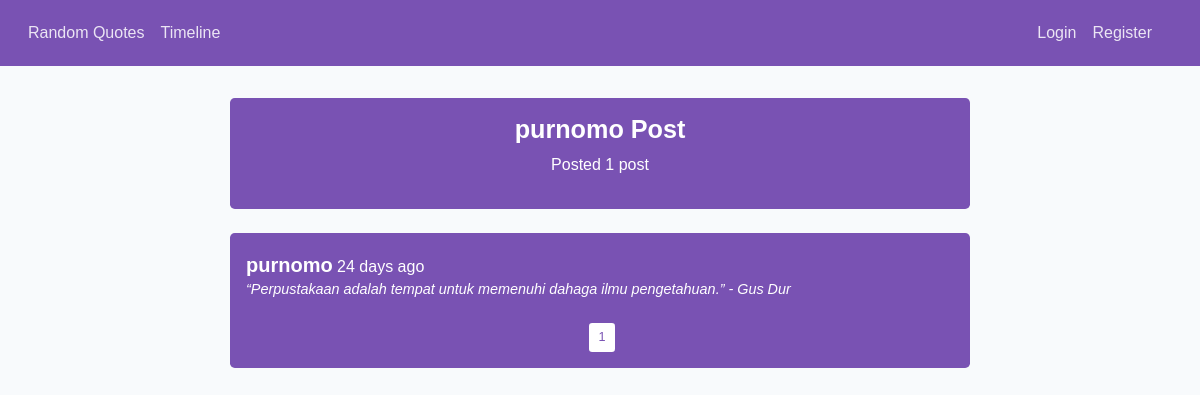
The page /post/purnomo on the database its author committed.
### flask/quotes/models.py (models this page shows, shortened)
class Post(db.Model):
    id = db.Column(db.Integer, primary_key=True)
    quotes = db.Column(db.String(255), nullable=False)
    writer = db.Column(db.String(20), nullable=False)
    date_posted = db.Column(db.DateTime, nullable=False,
            default=datetime.utcnow)
    user_id = db.Column(db.Integer, db.ForeignKey('user.id'), nullable=False)

class User(db.Model, UserMixin):
    id = db.Column(db.Integer, primary_key=True)
    username = db.Column(db.String(20), unique=True, nullable=False)
    email = db.Column(db.String(120), unique=True, nullable=False)
    password = db.Column(db.String(60), nullable=False)
    posts = db.relationship('Post', backref='author', lazy=True)

### flask/quotes/routes.py (the view)
@app.route('/post/<username>')
def post_user(username):
    data = {'title': f'{username} Post'}
    id = User.query.filter_by(username=username).first_or_404().id
    data['page'] = request.args.get('page', 1, type=int)
    data['posts'] = Post.query.order_by(Post.date_posted.desc()).\
            filter_by(user_id=id).paginate(page=data['page'], per_page=5)
    data['legend'] = data['title']
    return render_template('user_post.html', data=data)

### flask/quotes/templates/user_post.html (shortened to what this page needs)
{% extends "layout.html" %}
{% block content %}
<div class="container mt-2">
  <div class="col-md-8 p-3 foo mx-auto rounded-lg text-white">
    <h3 class="text-center font-weight-bold">{{ data['legend'] }}</h3>
    {% if data['posts'].items|length > 1 %}
    <p class="text-center">Posted {{ data['posts'].items|length }} posts</p>
    {% else %}
    <p class="text-center">Posted {{ data['posts'].items|length }} post</p>
    {% endif %}
  </div>
</div>
<div class="container mt-4">
  <div class="col-md-8 p-3 foo mx-auto rounded-lg text-white">
    {% if data['posts'].items %}
      {% for post in data['posts'].items %}
        <div class="mb-2">
          <a href="{{ url_for('post_user', username=post.author.username) }}" class="foofoo font-weight-bold d-inline text-white">{{ post.author.username }}</a>
          {{ moment(post.date_posted).fromNow() }}
          <h6 class="font-italic">“{{ post.quotes }}” - {{ post.writer }}</h6>
        </div>
      {% endfor %}
    {% else %}
      <div class="col d-flex justify-content-center mt-4">there's nothing</div>
    {% endif %}
    <div class="col d-flex justify-content-center mt-4">
      {% for page_num in data['posts'].iter_pages(left_edge=1, right_edge=1, left_current=1, right_current=2) %}
        {% if page_num %}
          {% if data['posts'].page == page_num %}
            <a href="#" class="bar btn btn-sm bg-white ml-1">{{ page_num }}</a>
          {% else %}
              <a href="{{ url_for('timeline', page=page_num) }}" class="bar btn btn-sm bg-white ml-1">{{ page_num }}</a>
          {%endif%}
        {% else %}
            <a href="#" class="bar btn btn-sm bg-white ml-1">...</a>
        {% endif %}
      {% endfor %}
    </div>
  </div>
</div>
{% endblock %}

### flask/quotes/static/css/bar.css (style rules this page uses)
.foo { background-color: #7952b3; }
.bar { color: #7952b3; }
.foofoo { font-size: 20px; }

### rows shown on the page
Post: author.username "purnomo", date_posted "24 days ago", quotes "Perpustakaan adalah tempat untuk memenuhi dahaga ilmu pengetahuan.", writer "Gus Dur"

### other values the page prints
{{ data['legend'] }} "purnomo Post"
{{ data['posts'].items|length }} "1"
{{ page_num }} "1"
